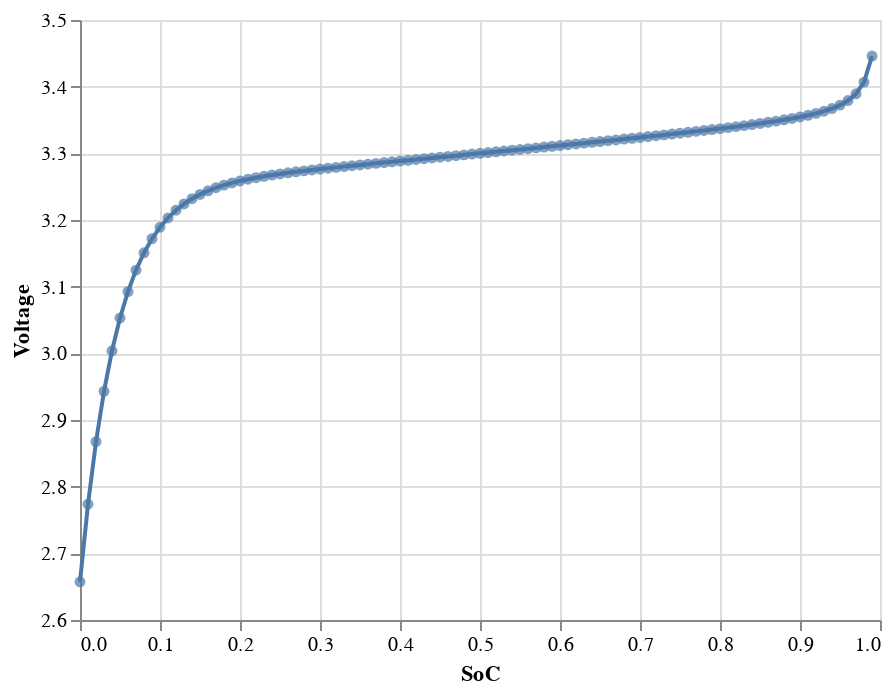

Notebook code for this chart:
### Code cell
socs = np.arange(0, 1.00, step=0.01)
vs = [V_oc(x) for x in socs]
base = alt.Chart(pd.DataFrame({'SoC': socs, 'Voltage': vs})).encode(
    x = 'SoC:Q',
    y = alt.Y('Voltage:Q', scale=alt.Scale(zero=False))
)

base.mark_line() + base.mark_circle()

### Figure 1 — Vega-Lite specification as saved in the notebook (floating-point values rounded to 4 significant figures)
{"config": {"view": {"continuousWidth": 400, "continuousHeight": 300}}, "layer": [{"mark": "line", "encoding": {"x": {"type": "quantitative", "field": "SoC"}, "y": {"type": "quantitative", "field": "Voltage", "scale": {"zero": false}}}}, {"mark": "circle", "encoding": {"x": {"type": "quantitative", "field": "SoC"}, "y": {"type": "quantitative", "field": "Voltage", "scale": {"zero": false}}}}], "data": {"name": "data-e8ba8442811905936d89bd9bdd590ffa"}, "$schema": "https://vega.github.io/schema/vega-lite/v4.8.1.json", "datasets": {"data-e8ba8442811905936d89bd9bdd590ffa": [{"SoC": 0.0, "Voltage": 2.657}, {"SoC": 0.01, "Voltage": 2.774}, {"SoC": 0.02, "Voltage": 2.867}, {"SoC": 0.03, "Voltage": 2.943}, {"SoC": 0.04, "Voltage": 3.004}, {"SoC": 0.05, "Voltage": 3.053}, {"SoC": 0.06, "Voltage": 3.093}, {"SoC": 0.07, "Voltage": 3.125}, {"SoC": 0.08, "Voltage": 3.151}, {"SoC": 0.09, "Voltage": 3.172}, {"SoC": 0.1, "Voltage": 3.189}, {"SoC": 0.11, "Voltage": 3.203}, {"SoC": 0.12, "Voltage": 3.215}, {"SoC": 0.13, "Voltage": 3.224}, {"SoC": 0.14, "Voltage": 3.232}, {"SoC": 0.15, "Voltage": 3.238}, {"SoC": 0.16, "Voltage": 3.244}, {"SoC": 0.17, "Voltage": 3.248}, {"SoC": 0.18, "Voltage": 3.252}, {"SoC": 0.19, "Voltage": 3.256}, {"SoC": 0.2, "Voltage": 3.259}, {"SoC": 0.21, "Voltage": 3.261}, {"SoC": 0.22, "Voltage": 3.263}, {"SoC": 0.23, "Voltage": 3.266}, {"SoC": 0.24, "Voltage": 3.267}, {"SoC": 0.25, "Voltage": 3.269}, {"SoC": 0.26, "Voltage": 3.271}, {"SoC": 0.27, "Voltage": 3.272}, {"SoC": 0.28, "Voltage": 3.274}, {"SoC": 0.29, "Voltage": 3.275}, {"SoC": 0.3, "Voltage": 3.276}, {"SoC": 0.31, "Voltage": 3.278}, {"SoC": 0.32, "Voltage": 3.279}, {"SoC": 0.33, "Voltage": 3.28}, {"SoC": 0.34, "Voltage": 3.281}, {"SoC": 0.35, "Voltage": 3.283}, {"SoC": 0.36, "Voltage": 3.284}, {"SoC": 0.37, "Voltage": 3.285}, {"SoC": 0.38, "Voltage": 3.286}, {"SoC": 0.39, "Voltage": 3.287}, {"SoC": 0.4, "Voltage": 3.288}, {"SoC": 0.41, "Voltage": 3.29}, {"SoC": 0.42, "Voltage": 3.291}, {"SoC": 0.43, "Voltage": 3.292}, {"SoC": 0.44, "Voltage": 3.293}, {"SoC": 0.45, "Voltage": 3.294}, {"SoC": 0.46, "Voltage": 3.295}, {"SoC": 0.47, "Voltage": 3.297}, {"SoC": 0.48, "Voltage": 3.298}, {"SoC": 0.49, "Voltage": 3.299}, {"SoC": 0.5, "Voltage": 3.3}, {"SoC": 0.51, "Voltage": 3.301}, {"SoC": 0.52, "Voltage": 3.302}, {"SoC": 0.53, "Voltage": 3.304}, {"SoC": 0.54, "Voltage": 3.305}, {"SoC": 0.55, "Voltage": 3.306}, {"SoC": 0.56, "Voltage": 3.307}, {"SoC": 0.57, "Voltage": 3.308}, {"SoC": 0.58, "Voltage": 3.309}, {"SoC": 0.59, "Voltage": 3.311}, {"SoC": 0.6, "Voltage": 3.312}, {"SoC": 0.61, "Voltage": 3.313}, {"SoC": 0.62, "Voltage": 3.314}, {"SoC": 0.63, "Voltage": 3.315}, {"SoC": 0.64, "Voltage": 3.317}, {"SoC": 0.65, "Voltage": 3.318}, {"SoC": 0.66, "Voltage": 3.319}, {"SoC": 0.67, "Voltage": 3.32}, {"SoC": 0.68, "Voltage": 3.321}, {"SoC": 0.69, "Voltage": 3.323}, {"SoC": 0.7, "Voltage": 3.324}, {"SoC": 0.71, "Voltage": 3.325}, {"SoC": 0.72, "Voltage": 3.326}, {"SoC": 0.73, "Voltage": 3.328}, {"SoC": 0.74, "Voltage": 3.329}, {"SoC": 0.75, "Voltage": 3.33}, {"SoC": 0.76, "Voltage": 3.332}, {"SoC": 0.77, "Voltage": 3.333}, {"SoC": 0.78, "Voltage": 3.334}, {"SoC": 0.79, "Voltage": 3.336}, {"SoC": 0.8, "Voltage": 3.337}, {"SoC": 0.81, "Voltage": 3.339}, {"SoC": 0.82, "Voltage": 3.34}, {"SoC": 0.83, "Voltage": 3.342}, {"SoC": 0.84, "Voltage": 3.343}, {"SoC": 0.85, "Voltage": 3.345}, {"SoC": 0.86, "Voltage": 3.347}, {"SoC": 0.87, "Voltage": 3.348}, {"SoC": 0.88, "Voltage": 3.35}, {"SoC": 0.89, "Voltage": 3.352}, {"SoC": 0.9, "Voltage": 3.355}, {"SoC": 0.91, "Voltage": 3.357}, {"SoC": 0.92, "Voltage": 3.36}, {"SoC": 0.93, "Voltage": 3.363}, {"SoC": 0.94, "Voltage": 3.367}, {"SoC": 0.95, "Voltage": 3.372}, {"SoC": 0.96, "Voltage": 3.379}, {"SoC": 0.97, "Voltage": 3.389}, {"SoC": 0.98, "Voltage": 3.407}, {"SoC": 0.99, "Voltage": 3.446}]}}
